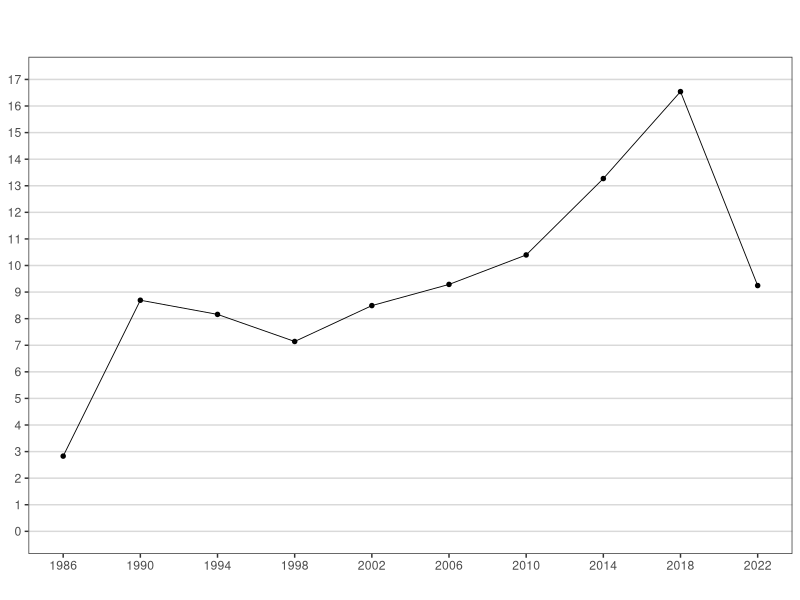

Here is the R script that generated this plot:
## ---- chunk 1
#| message: false
#| warning: false
#| echo: false
#| eval: true
#| label: fig-nep
#| fig-cap: "Número efetivo de partidos. Câmara dos Deputados do Brasil (1986-2022)"


library(tidyverse)
library(readr)
library(cowplot)


nep_cadeira <- read_csv("outputs/data/nep_votos_cadeiras_br_86_22.csv")

nep_cadeira %>% 
  ggplot(aes(ANO_ELEICAO, nep)) +
  geom_line(size= 0.3)+
  geom_point(size=1.2) +
  scale_y_continuous(breaks = seq(0, 17, 01), 
                     limits=c(0, 17)) + 
  theme_bw() +
  scale_color_brewer(palette = "Dark2") +
  background_grid(major = 'y', minor = "none") +
  scale_x_continuous(breaks = c(1986, 1990, 1994, 1998,  
                                2002, 2006, 2010, 2014, 2018, 2022)) +
  labs(title = "",
       subtitle = "", 
       fill = "",
       color = "", 
       x = NULL, 
       y = NULL,
       caption = "" ) ## Autor: Jairo Nicolau;  Fonte: Dados do TSE
